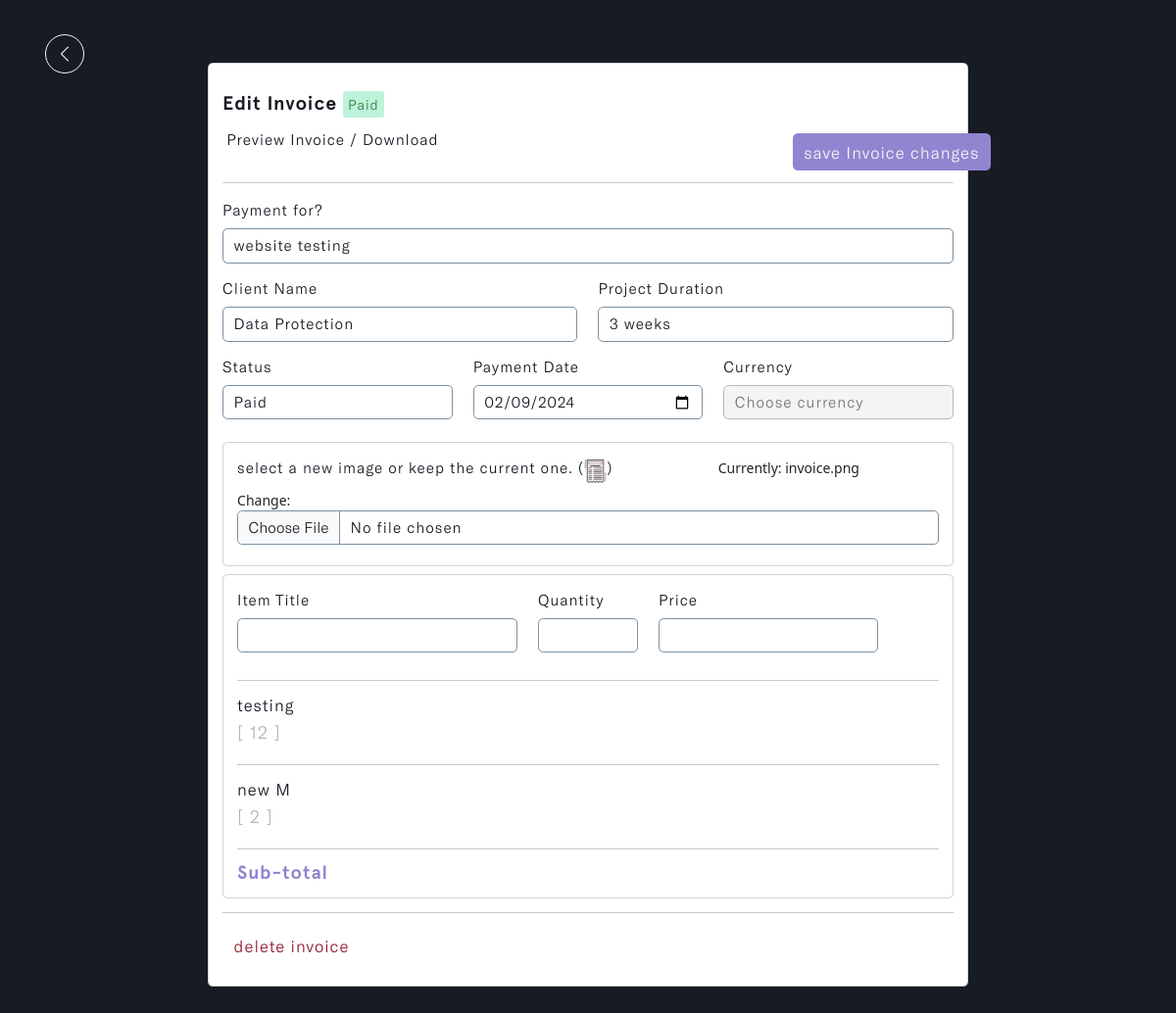
Before: /invoice/358392c8-7e51-46cb-8a25-7812ce593fbd (signed in) with the older database file.
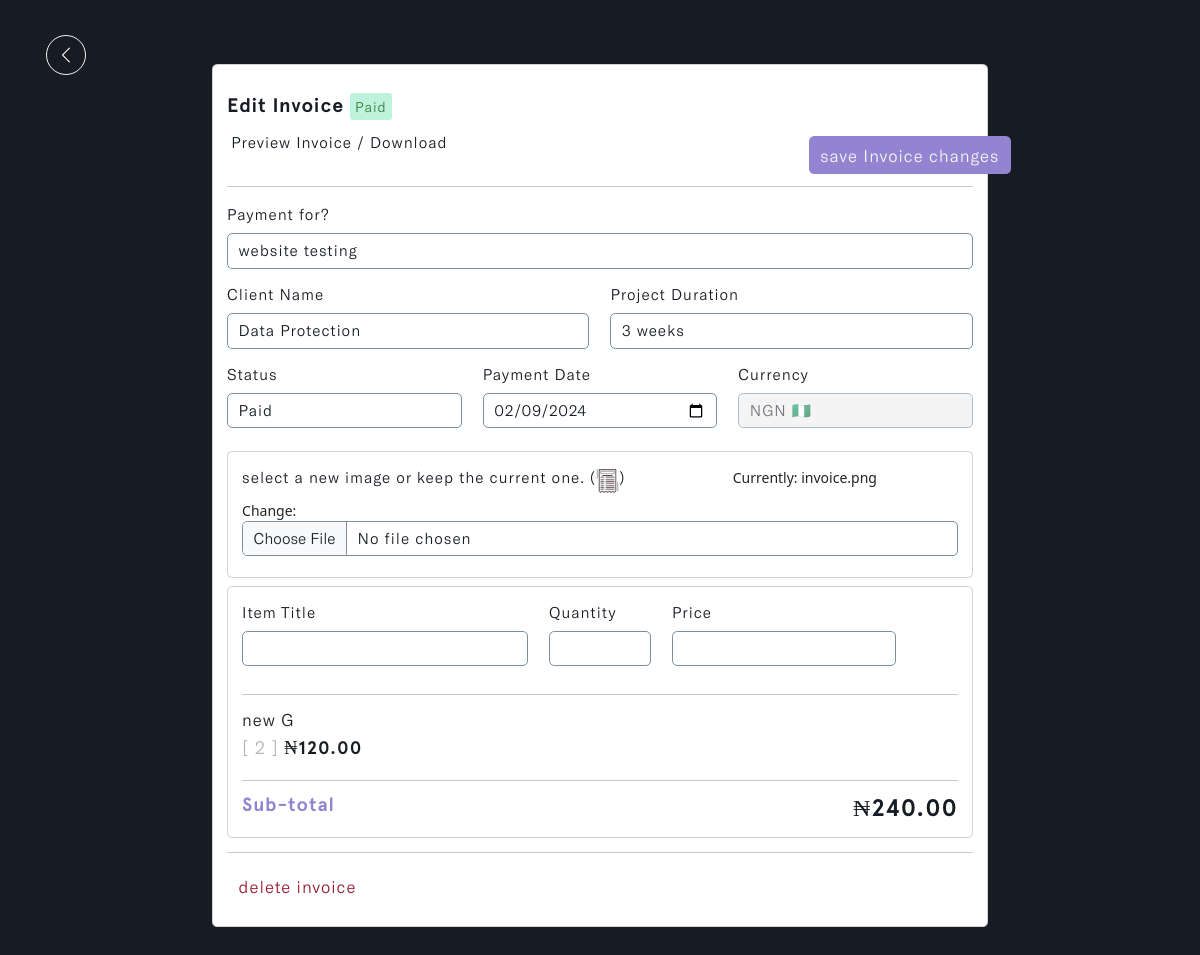
After: the same page with the newer database file.
### invoice/models.py (models this page shows, shortened)
class Invoice(models.Model):
    STATUS = (
        ('Pending', 'Pending'),
        ('Paid', 'Paid')
    )
    CURRENCY = (
        ('USD 🇺🇸', 'USD 🇺🇸'),
        ('GHS 🇬🇭', 'GHS 🇬🇭'),
        ('GBP 🇬🇧', 'GBP 🇬🇧'),
        ('EUR 🇪🇺', 'EUR 🇪🇺'),
        ('NGN 🇳🇬', 'NGN 🇳🇬'),
    )
    account_owner = models.ForeignKey(Profile, on_delete=models.CASCADE)
    project_name = models.CharField(max_length=255)
    project_duration = models.CharField(max_length=50)
    client_name = models.ForeignKey(Client, on_delete=models.CASCADE, to_field='name', related_name='invoice',
                                    help_text='Select a client for this entry.')
    invoice_status = models.CharField(max_length=200, choices=STATUS)
    payment_date = models.DateField(max_length=200, null=True)
    currency = models.CharField(max_length=200, choices=CURRENCY)
    invoice_image = models.ImageField(null=True, blank=True, upload_to='invoice_image/', default='invoice.png')
    client_note = models.TextField(max_length=100000, null=True, blank=True)
    total = models.IntegerField(default=0, null=True, blank=True)
    updated_time_stamp = models.DateTimeField(auto_now=True)
    created_time_stamp = models.DateTimeField(auto_now_add=True)
    id = models.UUIDField(default=uuid.uuid4, primary_key=True, unique=True, editable=False)
    @property
    def invoiceImageURL(self):
        try:
            url = self.invoice_image.url
        except:
            url = ''
        return url
    class Meta:
        ordering = ['-updated_time_stamp']

class Item(models.Model):
    account_owner = models.ForeignKey(Profile, on_delete=models.CASCADE, null=True)
    invoice = models.ForeignKey(Invoice, on_delete=models.CASCADE, null=True, related_name='items')
    title = models.CharField(max_length=255, null=True, blank=True)
    quantity = models.IntegerField(default=0, null=True, blank=True)
    price = models.IntegerField(default=0, null=True, blank=True)
    total = models.IntegerField(default=0, null=True, blank=True)
    updated_time_stamp = models.DateTimeField(auto_now=True)
    id = models.UUIDField(default=uuid.uuid4, primary_key=True, unique=True, editable=False)
    class Meta:
        ordering = ['-updated_time_stamp']

### invoice/views.py (the view, shortened to what this page needs)
# urls.py: path('invoice/<str:pk>', views.edit_invoice, name='invoice-details'),
@login_required(login_url='login')
def edit_invoice(request, pk):
    profile = request.user.profile
    invoice = profile.invoice_set.get(id=pk)
    display_items = invoice.items.all()
    items_total = invoice.items.aggregate(total=Sum('total'))['total']
    form = InvoiceCreationForm(request.user, instance=invoice)
    context = {
        'form': form,
        'invoice': invoice,
        'display_items': display_items,
        'items_total': items_total,
    }
    return render(request, 'invoice/invoice-details.html', context)

### invoice/forms.py
class InvoiceCreationForm(ModelForm):
    payment_date = forms.DateField(widget=DateInput)
    class Meta:
        model = Invoice
        fields = ['project_name', 'project_duration', 'client_name',
                  'invoice_status', 'payment_date', 'currency', 'invoice_image',
                  'client_note']
    def __init__(self, user, *args, **kwargs):
        super(InvoiceCreationForm, self).__init__(*args, **kwargs)
        self.fields['invoice_status'].widget.choices = [('', 'Choose status')] + list(self.fields['invoice_status'].widget.choices)
        self.fields['currency'].widget.choices = [('', 'Choose currency')] + list(self.fields['currency'].widget.choices)
        self.fields['client_name'].queryset = Client.objects.filter(account_owner=user.profile)
        self.fields['currency'].widget.attrs.update({'id': 'currency_field'})
        for name, field in self.fields.items():
            field.widget.attrs.update({'class': 'input form-control'})

### invoice/models.py (called while the page is built)
    def __str__(self):
        return self.name

### invoice/templates/invoice/invoice-details.html (shortened to what this page needs)
{% load static %}
{% load humanize %}
<!DOCTYPE html>
<html lang="en" class="js has-scroll-init has-scroll-smooth">
  <head>
    <link rel="stylesheet" href="{% static '/css/bootstrap.min.css' %}" />
    <link rel="stylesheet" href="{% static '/css/invoice-details.css' %}" />
    <link
      rel="stylesheet"
      href="https://maxcdn.bootstrapcdn.com/font-awesome/4.5.0/css/font-awesome.min.css"
    />
  </head>
  <body
    id="pageTop"
    class="page-content"
    data-spy="scroll"
    data-target="#mainNav"
  >
    <main>
      <div data-scroll class="page page--layout-2" id="main">
        <div id="invoice--details-hero">
          <div class="container-fluid">
            <div class="invoice--details-intro">
              <a href="javascript:history.back()">
                <img
                  src="{% static '/images/left.png' %}"
                  class="img-fluid"
                  id="return_back"
                  alt="return_back-img"
                />
              </a>
              <div class="card d-flex mx-auto" id="main--card">
                <div class="card-body">
                  <h5>
                    Edit Invoice
                    {% if invoice.invoice_status == 'Paid' %}
                    <span id="paid">{{invoice.invoice_status}}</span>
                    {% else %}
                    <span id="pending">{{invoice.invoice_status}}</span>
                    {% endif %}
                  </h5>
                  <a
                    href="{% url 'preview-invoice' invoice.id %}"
                    class="btn"
                    id="preview--invoice"
                  >
                     Preview Invoice /
                    Download
                  </a>
                  <form action="" method="POST" enctype="multipart/form-data">
                    <input
                      type="submit"
                      id="save--btn"
                      name="updateInvoice"
                      class="btn"
                      value="save Invoice changes"
                    />
                    <hr id="offcanvas--header-line" />
                    <div class="row">
                      <div class="col-md-12">
                        <div class="mb-3">
                          <label
                            for="exampleFormControlInput1"
                            class="form-label"
                            >Payment for?</label
                          >
                          {{form.project_name}}
                        </div>
                      </div>
                      <div class="col-md-6">
                        <div class="mb-3">
                          <label for="exampleClientName" class="form-label"
                            >Client Name</label
                          >
                          {{form.client_name}}
                        </div>
                      </div>
                      <div class="col-md-6">
                        <div class="mb-3">
                          <label for="exampleProjectDuration" class="form-label"
                            >Project Duration</label
                          >
                          {{form.project_duration}}
                        </div>
                      </div>
                      <div class="col-md-4">
                        <div class="mb-3">
                          <label for="exampleInvoiceStatus" class="form-label"
                            >Status</label
                          >
                          {{form.invoice_status}}
                        </div>
                      </div>
                      <div class="col-md-4">
                        <div class="mb-3">
                          <label for="exampleInvoiceDate" class="form-label"
                            >Payment Date</label
                          >
                          {{form.payment_date}}
                        </div>
                      </div>
                      <div class="col-md-4">
                        <div class="mb-3">
                          <label for="exampleCurrency" class="form-label"
                            >Currency</label
                          >
                          {{ form.currency }}
                        </div>
                      </div>
                      <div class="col-md-12">
                        <div class="card" id="invoice--img-card">
                          <div class="card-body">
                            <div class="mb-3">
                              <label for="formFile" class="form-label">
                                select a new image or keep the current one.
                                (<img
                                  src="{{invoice.invoiceImageURL}}"
                                  class="img-fluid"
                                  id="invoice--img-default"
                                  alt="invoice--img-default"
                                />)
                              </label>
                              {{form.invoice_image}}
                            </div>
                          </div>
                        </div>
                      </div>
                    </div>
                  </form>
                  <div class="card">
                    <div class="card-body">
                      <div id="input-wrapper">
                        {% include 'invoice/add-items.html' %}
                      </div>
                      <hr id="offcanvas--line" />
                      {% include 'invoice/invoice-items.html' %}
                      <div id="sub-total">
                        <a href="#">
                          Sub-total
                          <h4
                            id="total_price"
                            data-currency="{{ invoice.currency }}"
                          >
                            {% include 'invoice/items-total.html' %}
                          </h4>
                        </a>
                      </div>
                    </div>
                  </div>
                  <hr id="offcanvas--line" />
                  <a
                    id="delete--btn"
                    class="btn"
                    data-bs-toggle="modal"
                    data-bs-target="#deleteAccountModal"
                    ><span>delete invoice</span
                    ></a>
                </div>
              </div>
            </div>
          </div>
        </div>
      </div>
    </main>
  </body>
</html>

### invoice/templates/invoice/add-items.html (shortened to what this page needs)
<form id="addItemForm" action="" method="POST">
  <div class="row">
    <div class="col-md-5">
      <div class="mb-3">
        <label for="exampleItemTitle" class="form-label">Item Title</label>
        <input
          type="text"
          class="form-control input"
          name="title"
          id="exampleItemTitle"
        />
      </div>
    </div>
    <div class="col-6 col-md-2">
      <div class="mb-3">
        <label for="exampleItemQuantity" class="form-label">Quantity</label>
        <input
          type="number"
          class="form-control input"
          name="quantity"
          id="exampleItemQuantity"
        />
      </div>
    </div>
    <div class="col-6 col-md-4">
      <div class="mb-3">
        <label for="exampleItemPrice" class="form-label">Price</label>
        <input
          type="number"
          class="form-control input"
          name="price"
          id="exampleItemPrice"
        />
      </div>
    </div>
    <div class="col-md-1 align-self-center" id="addd--item-btn">
      <button type="submit" class="btn" name="addItem">
      </button>
    </div>
  </div>
</form>

### invoice/templates/invoice/invoice-items.html (shortened to what this page needs)
{% load humanize %}
<div id="display--items">
  {% for item in display_items %}
  <div class="row">
    <div class="col-12 col-md-11">
      <h6>{{item.title}}</h6>
      <h3>
        <span>[ {{item.quantity}} ]</span>
        {% if invoice.currency == "GHS 🇬🇭" %}
        ¢{{ item.price|floatformat:2|intcomma }}
        {% elif invoice.currency == "USD 🇺🇸" %}
        ${{ item.price|floatformat:2|intcomma }}
        {% elif invoice.currency == "GBP 🇬🇧" %}
        £{{ item.price|floatformat:2|intcomma }}
        {% elif invoice.currency == "EUR 🇪🇺" %}
        €{{ item.price|floatformat:2|intcomma }}
        {% elif invoice.currency == "NGN 🇳🇬" %}
        ₦{{ item.price|floatformat:2|intcomma }}
        {% endif %}
      </h3>
    </div>
    <div class="col-md-1">
      <form action="" method="POST">
        <button type="submit" class="btn" name="deleteItem" value="{{item.id}}">
        </button>
      </form>
    </div>
  </div>
  <hr id="offcanvas--line" />
  {% endfor %}
</div>

### invoice/templates/invoice/items-total.html (shortened to what this page needs)
{% load humanize %}
{% if invoice.currency == "GHS 🇬🇭" %}
{% if items_total != None %}
¢{{ items_total|floatformat:2|intcomma }}
{% else %}
¢0.00
{% endif %}
{% elif invoice.currency == "NGN 🇳🇬" %}
{% if invoice.total != None %}
₦{{ invoice.total|floatformat:2|intcomma }}
{% else %}
₦0.00
{% endif %}
{% endif %}

Changed rows visible on the page:
removed Item: title "testing", quantity "12"
removed Item: title "new M", quantity "2"
changed Invoice "Paid": currency "Choose currency" → "NGN 🇳🇬"; total (not shown) → "240.00"
added Item: title "new G", quantity "2", price "120.00"
